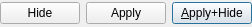
<?xml version="1.0" encoding="UTF-8"?>
<ui version="4.0">
 <class>HideApplyBox</class>
 <widget class="QWidget" name="HideApplyBox">
  <property name="geometry">
   <rect>
    <x>0</x>
    <y>0</y>
    <width>244</width>
    <height>27</height>
   </rect>
  </property>
  <property name="windowTitle">
   <string>Form</string>
  </property>
  <layout class="QHBoxLayout" name="hideApplyHorizontalLayout">
   <property name="margin">
    <number>0</number>
   </property>
   <item>
    <layout class="QHBoxLayout" name="horizontalLayout">
     <item>
      <widget class="QPushButton" name="hideButton">
       <property name="font">
        <font>
         <pointsize>9</pointsize>
        </font>
       </property>
       <property name="text">
        <string>Hide</string>
       </property>
      </widget>
     </item>
     <item>
      <widget class="QPushButton" name="applyButton">
       <property name="font">
        <font>
         <pointsize>9</pointsize>
        </font>
       </property>
       <property name="text">
        <string>Apply</string>
       </property>
      </widget>
     </item>
     <item>
      <widget class="QPushButton" name="applyHideButton">
       <property name="font">
        <font>
         <pointsize>9</pointsize>
        </font>
       </property>
       <property name="text">
        <string>&amp;Apply+Hide</string>
       </property>
       <property name="default">
        <bool>true</bool>
       </property>
      </widget>
     </item>
    </layout>
   </item>
  </layout>
 </widget>
 <tabstops>
  <tabstop>applyHideButton</tabstop>
  <tabstop>hideButton</tabstop>
  <tabstop>applyButton</tabstop>
 </tabstops>
 <resources/>
 <connections/>
</ui>
